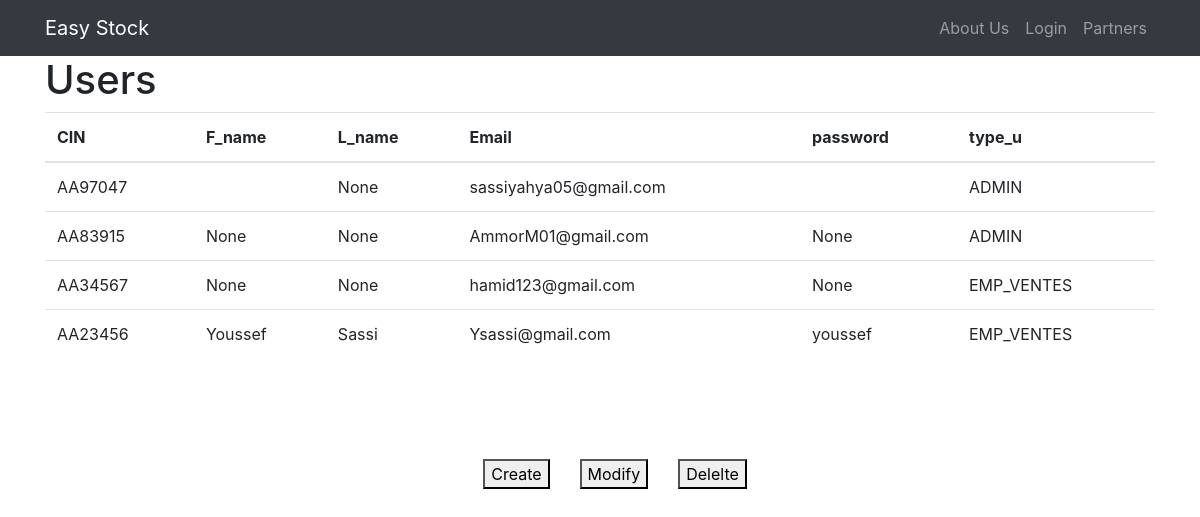
/user, run on an earlier commit of the app's database.
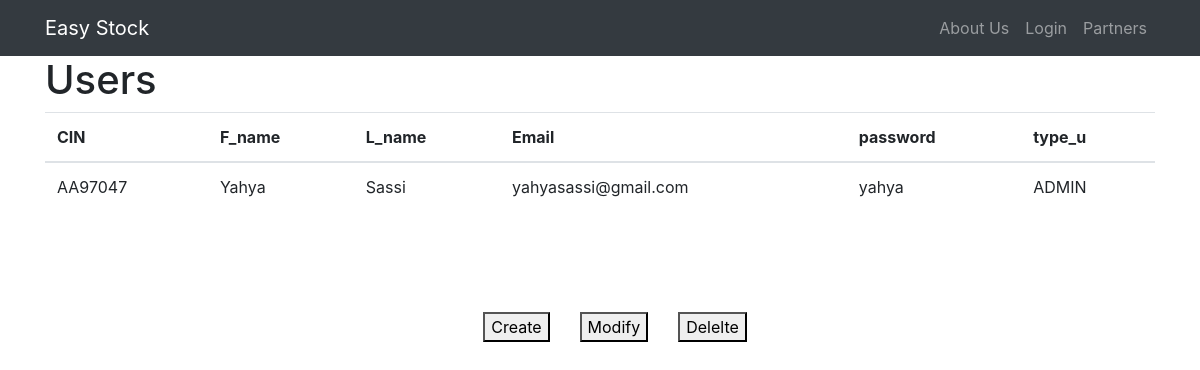
And on a later commit of the database.
### tables this page shows
CREATE TABLE user (
                    CIN TEXT PRIMARY KEY UNIQUE,
                    Fname TEXT NOT NULL,
                    Lname TEXT NOT NULL,
                    email TEXT UNIQUE NOT NULL,
                    password TEXT NOT NULL,
                    type_u TEXT
                );

### auth.py (the view)
@auth.route('/user')
def Users():
    conn = sqlite3.connect('database.db')
    cursor = conn.cursor()
    cursor.execute("SELECT * FROM user")
    data = cursor.fetchall()
    conn.close()
    return render_template('user.html', users=data)

### templates/user.html (shortened to what this page needs)
{% extends "base.html" %}
{% block content %}
<div class="container">
  <h1>Users</h1>
  <table class="table">
    <thead>
      <tr>
        <th>CIN</th>
        <th>F_name</th>
        <th>L_name</th>
        <th>Email</th>
        <th>password</th>
        <th>type_u</th>
      </tr>
    </thead>
    <tbody>
      {% for user in users %}
      <tr>
        <td>{{ user[0] }}</td>
        <td>{{ user[1] }}</td>
        <td>{{ user[2] }}</td>
        <td>{{ user[3] }}</td>
        <td>{{ user[4] }}</td>
        <td>{{ user[5] }}</td>
      </tr>
      {% endfor %}
    </tbody>
  </table>
</div>
<div class="menu-container">
    <button class="menu-button">Create</button>
    <button class="menu-button">Modify</button>
    <button class="menu-button">Delelte</button>
</div>
{% endblock %}

### templates/base.html (shortened to what this page needs)
 <!DOCTYPE html>
 <html>
    <head>
      <link
      rel="stylesheet"
      href="https://stackpath.bootstrapcdn.com/bootstrap/4.4.1/css/bootstrap.min.css"
    />
    <link
      rel="stylesheet"
      href="https://stackpath.bootstrapcdn.com/font-awesome/4.7.0/css/font-awesome.min.css"
    />
    </head>
    <body>
      <nav class="navbar navbar-expand-lg navbar-dark bg-dark">
        <div class="container">
          <a class="navbar-brand" href="#">Easy Stock</a>
          <div class="collapse navbar-collapse" id="navbarNav">
            <ul class="navbar-nav ml-auto">
              <li class="nav-item">
                <a class="nav-link" href="#">About Us</a>
              </li>
              <li class="nav-item">
                <a class="nav-link" href="#">Login</a>
              </li>
              <li class="nav-item">
                <a class="nav-link" href="#">Partners</a>
              </li>
            </ul>
          </div>
        </div>
      </nav>
       {%block content%} {%endblock %}
    </body>
 </html>

### templates/user.html (style rules this page uses)
.menu-container { height: 200px; display: flex; align-items: center; justify-content: center; }
.menu-button { margin-left: 30px; }

What changed in the data, as far as the page shows it:
removed user: CIN "AA83915", user "None", email "AmmorM01@gmail.com", type_u "ADMIN"
removed user: CIN "AA34567", user "None", email "hamid123@gmail.com", type_u "EMP_VENTES"
removed user: CIN "AA23456", Fname "Youssef", Lname "Sassi", email "Ysassi@gmail.com", password "youssef", type_u "EMP_VENTES"
changed user "AA97047": Fname (not shown) → "Yahya"; Lname "None" → "Sassi"; email "sassiyahya05@gmail.com" → "yahyasassi@gmail.com"; password (not shown) → "yahya"
